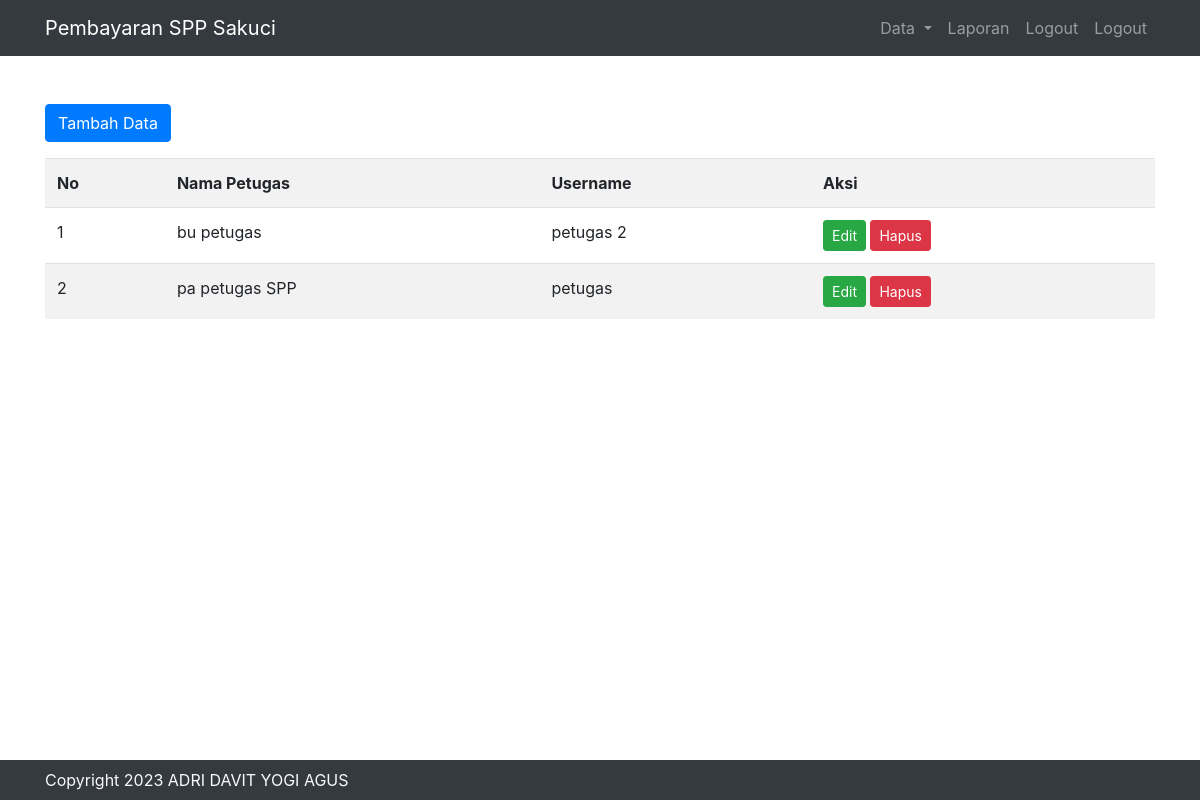
The app's page /admin.php?page=datapetugas (signed in) with its own data.
### tables this page shows
CREATE TABLE `petugas` (
  `id_petugas` int(11) UNSIGNED NOT NULL,
  `username` varchar(25) DEFAULT NULL,
  `password` varchar(255) DEFAULT NULL,
  `nama_petugas` varchar(35) DEFAULT NULL,
  `level` enum('admin','petugas') DEFAULT NULL
);

### system/fungsi.php (called while the page is built, shortened)
<?php
class Fungsi {
    public function kon(){
        $kon = mysqli_connect('localhost', 'root' , '','spp');
        return $kon;
    }
    public function datapetugas(){
        $sql = "SELECT * FROM petugas WHERE level='petugas' ORDER BY id_petugas DESC";
        $query = mysqli_query($this->kon(), $sql);
        if(mysqli_num_rows($query) > 0){
            while($d = mysqli_fetch_assoc($query)){
                $select[] = $d;
            }
        }
        else {
            $select = null;
        }
        return $select;
    }
}

### user/datapetugas.php (the view)
<div class="container mt-5">
    <a href="admin.php?page=tambahpetugas" class="btn btn-primary mb-3">Tambah Data</a>
    <table class="table table-striped table-striped">
        <tr>
            <th>No</th>
            <th>Nama Petugas</th>
            <th>Username</th>
            <th>Aksi</th>
        </tr>
        <?php
        $no = 1;
        foreach($fungsi->datapetugas() as $d){ ?>
            <tr>
                <td><?= $no++;?></td>
                <td><?= $d ['nama_petugas']; ?></td>
                <td><?= $d ['username']; ?></td>
                <td>
                    <a href="admin.php?page=editpetugas&id_petugas=<?= $d['id_petugas'] ?>" class="btn btn-success btn-sm">Edit</a>
                    <a href="admin.php?page=deletepetugas&id_petugas=<?= $d['id_petugas'] ?>" class="btn btn-danger btn-sm" onclick="return confirm('Apakan anda yakin menghapus data ini?');">Hapus</a>
                </td>
            </tr>
    <?php    }
        ?>
</table>
</div>

### records on screen
petugas: nama_petugas "bu petugas", username "petugas 2"
petugas: nama_petugas "pa petugas SPP", username "petugas"
